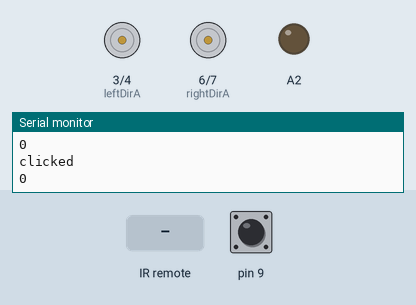
Recording of a sketch running on a simulated Arduino Uno, built with avr-gcc and run on an emulated ATmega328P. Shown: motor-driver pin pairs drawn as motors (green arrow = first pin HIGH = forward, orange = second pin HIGH = backward, longer = more drive, scaled by the enable pin), output pins drawn as LEDs (lit = HIGH), the last lines printed to the serial monitor. The test bench sets the inputs (shaded band); at power-on: pin 9 HIGH.

Above: at 1.2 s.
1.3 s: infrared code 0x20DF1BE4 received
At 1.4 s:
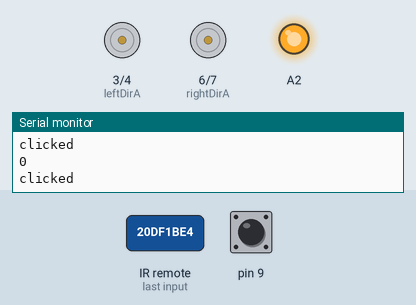
3.1 s: infrared code 0x20DF9B64 received
At 3.36 s:
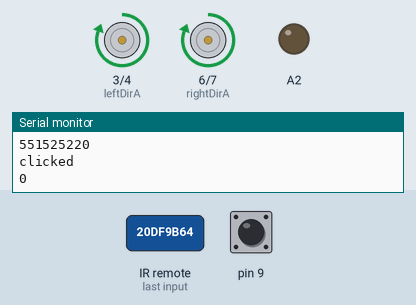
4.9 s: infrared code 0x20DF6B94 received
At 5.16 s:
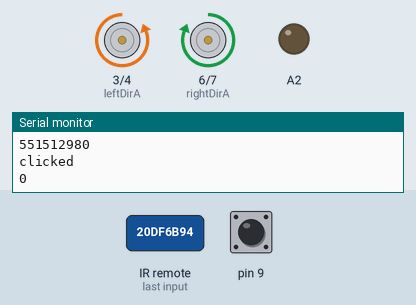
6.7 s: infrared code 0x20DFEB14 received
At 6.97 s:
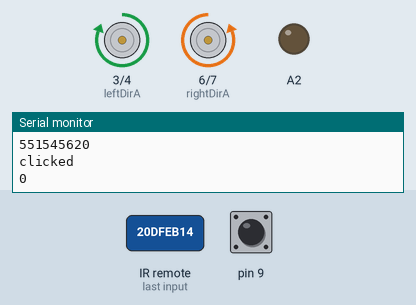
8.5 s: infrared code 0x20DF1BE4 received
At 8.77 s:
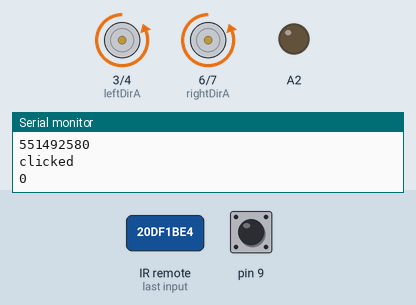
Timing chart, 0 to 11.2 s (numbered marks = the images above; inputs shaded):
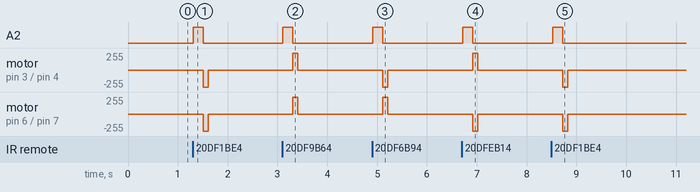

Measured:
- after the input at 1.3 s, A2: LOW → HIGH at once, → LOW 0.20 s later; motor on pin 3 (leftDirA) / pin 4 (leftDirB), motor on pin 6 (rightDirA) / pin 7 (rightDirB): stopped → backward 255/255 after 0.21 s, → stopped 0.10 s later
- after the input at 3.1 s, A2: LOW → HIGH at once, → LOW 0.20 s later; motor on pin 3 (leftDirA) / pin 4 (leftDirB), motor on pin 6 (rightDirA) / pin 7 (rightDirB): stopped → forward 255/255 after 0.21 s, → stopped 0.10 s later
- after the input at 4.9 s, A2: LOW → HIGH at once, → LOW 0.20 s later; motor on pin 3 (leftDirA) / pin 4 (leftDirB): stopped → backward 255/255 after 0.22 s, → stopped 0.10 s later; motor on pin 6 (rightDirA) / pin 7 (rightDirB): stopped → forward 255/255 after 0.22 s, → stopped 0.10 s later
- after the input at 6.7 s, A2: LOW → HIGH at once, → LOW 0.20 s later; motor on pin 3 (leftDirA) / pin 4 (leftDirB): stopped → forward 255/255 after 0.22 s, → stopped 0.10 s later; motor on pin 6 (rightDirA) / pin 7 (rightDirB): stopped → backward 255/255 after 0.22 s, → stopped 0.10 s later
- after the input at 8.5 s, A2: LOW → HIGH at once, → LOW 0.20 s later; motor on pin 3 (leftDirA) / pin 4 (leftDirB), motor on pin 6 (rightDirA) / pin 7 (rightDirB): stopped → backward 255/255 after 0.23 s, → stopped 0.10 s later

The sketch:

jan1-last_workingf.ino
```cpp
#include "IRremote.h"

#define RECEIVER 2

//motor pinout defines
#define leftSpeed 5
#define leftDirA 3
#define leftDirB 4
#define rightSpeed 8
#define rightDirB 7
#define rightDirA 6

IRrecv irrecv(RECEIVER);     // create instance of 'irrecv'
decode_results results;      // create instance of 'decode_results'

unsigned long remote_signal=0;
unsigned long left=551492580;
unsigned long right=551525220;
unsigned long forward=551512980;
unsigned long back=551545620;
unsigned long speedcontrol=0;


void setup() {

  //IR sensor setup
  Serial.begin(9600);
  Serial.println("Start");
  irrecv.enableIRIn();

//motor setup


  pinMode(leftSpeed,OUTPUT);
  pinMode(leftDirA,OUTPUT);
  pinMode(leftDirB,OUTPUT);
  pinMode(rightSpeed,OUTPUT);
  pinMode(rightDirA,OUTPUT);
  pinMode(rightDirB,OUTPUT);
  pinMode(9,INPUT_PULLUP);

}

void loop() {
receive_signal();
move(remote_signal);
state_test();
}

void receive_signal(){
  //updates remote value only if a singal is detected
   if (irrecv.decode(&results)){
    analogWrite(A2,250);
  remote_signal=results.value;
  //Serial.println(results.value);

 irrecv.resume(); // receive the next value
    delay(100);
 }
 //if not, set to zero
 else{
   //delay(50);
  analogWrite(A2,0);
  remote_signal=0;
 }
   Serial.println(remote_signal);
   delay(100);
}
void move(unsigned long remote_signal){
  if(remote_signal==right){
     analogWrite(leftSpeed,255); // enable on
      digitalWrite(leftDirA,HIGH); //one way
      digitalWrite(leftDirB,LOW);
      analogWrite(rightSpeed,255); // enable on
      digitalWrite(rightDirA,HIGH); //one way
      digitalWrite(rightDirB,LOW);
  }

  else if(remote_signal==left){
     analogWrite(leftSpeed,255); // enable on
      digitalWrite(leftDirA,LOW); //one way
      digitalWrite(leftDirB,HIGH);
      analogWrite(rightSpeed,255); // enable on
      digitalWrite(rightDirA,LOW); //one way
      digitalWrite(rightDirB,HIGH);
  }
  else if(remote_signal==forward){
     analogWrite(leftSpeed,255); // enable on
      digitalWrite(leftDirA,LOW); //one way
      digitalWrite(leftDirB,HIGH);
      analogWrite(rightSpeed,255); // enable on
      digitalWrite(rightDirA,HIGH); //one way
      digitalWrite(rightDirB,LOW);;
  }
  else if(remote_signal==back){
     analogWrite(leftSpeed,255); // enable on
      digitalWrite(leftDirA,HIGH); //one way
      digitalWrite(leftDirB,LOW);
      analogWrite(rightSpeed,255); // enable off
      digitalWrite(rightDirA,LOW); //one way
      digitalWrite(rightDirB,HIGH);
  }

  else {
      analogWrite(leftSpeed,0); // enable off
      analogWrite(rightSpeed,0); // enable off

  }
}

void state_test(){
  if(digitalRead(9)==HIGH){
      Serial.println("clicked");
  }
}
```
